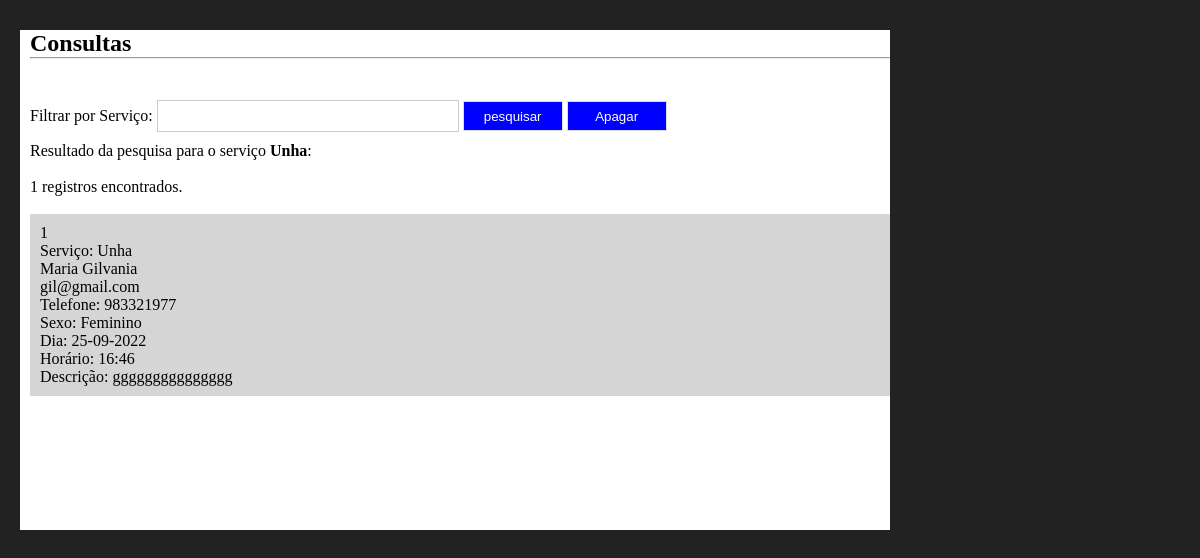
The app's page /consultas.php?filtro=Unha with its own data.
### tables this page shows
CREATE TABLE `usuarios` (
  `codigo` int NOT NULL AUTO_INCREMENT,
  `servico` text NOT NULL,
  `nome` text NOT NULL,
  `email` text NOT NULL,
  `telefone` text NOT NULL,
  `sexo` text NOT NULL,
  `data` date NOT NULL,
  `horario` time NOT NULL,
  `descricao` text NOT NULL,
  PRIMARY KEY (`codigo`)
);

### consultas.php (the view, shortened to what this page needs)
<?php
include_once("conexao.php");
$filtro = isset($_GET['filtro'])?$_GET['filtro']:"";
$sql = "select * from usuarios where servico  like '%$filtro%' order by data";
$consulta = mysqli_query($conexao,$sql);
$registros = mysqli_num_rows($consulta);
?>
<!DOCTYPE html>
<html lang="pt-br">
<head>
    <link rel="stylesheet" href="components/_css/estilo.css">
</head>
<body>
    <div class="container">
        <section>
            <h1>Consultas</h1>
            <hr><br><br>
            <form method="get" action="">
                Filtrar por Serviço: <input type="text" name="filtro" class="campo" required autofocus>
                <input type="submit" value="pesquisar" class="btn">
                <input type="submit" value="Apagar" class="btn" action="delete"><br>
            </form>
            <?php
                print "Resultado da pesquisa para o serviço <strong>$filtro</strong>:<br><br>";
                print "$registros registros encontrados.";
                print "<br><br>";
                while($exibirRegistros = mysqli_fetch_array($consulta)){
                    $codigo = $exibirRegistros[0];
                    $servico = $exibirRegistros[1];
                    $nome = $exibirRegistros[2];
                    $email = $exibirRegistros[3];
                    $telefone = $exibirRegistros[4];
                    $sexo = $exibirRegistros[5];
                    $data =  $exibirRegistros[6];
                    $horario = $exibirRegistros[7];
                    $data = date("d-m-Y", strtotime($data));
                    $horario = date("H:i", strtotime($horario));
                    $descricao = $exibirRegistros[8];
                    print "<article>";
                    print "$codigo<br>";
                    print "Serviço: $servico<br>";
                    print "$nome<br>";
                    print "$email<br>";
                    print "Telefone: $telefone<br>";
                    print "Sexo: $sexo<br>";
                    print "Dia: $data<br>";
                    print "Horário: $horario<br>";
                    print "Descrição: $descricao<br>";
                    print "</article>";
                }
                ?>
        </section>
    </div>
</body>
</html>

### components/_css/estilo.css (style rules this page uses)
* { margin: 0; padding: 0; }
body { background-color: #222; font-family: Verdana; font-size: 100% }
.container { flex-direction: column; margin: auto; width: 1200px; margin-top: 20px; padding: 10px; }
section { width: 870px; height: 500px; margin-left: 10px; float: left; background-color: #fff; box-sizing: border-box; padding-left: 10px; }
.btn { width: 100px; height: 30px; border: 1px solid #ddd; background-color: #0000FF; color: #fff; cursor: pointer; }
.campo { width: 300px; height: 30px; border: 1px solid #ccc; margin-top: 5px; margin-bottom: 10px; }
article { width: 100%; box-sizing: border-box; padding: 10px; background-color: #d6d5d5; margin-bottom: 5px; }

### records on screen
usuarios: codigo "1", servico "Unha", nome "Maria Gilvania", email "gil@gmail.com", telefone "983321977", sexo "Feminino", data "25-09-2022", horario "16:46", descricao "ggggggggggggggg"

### other values on screen
$filtro "Unha"
$registros "1"
